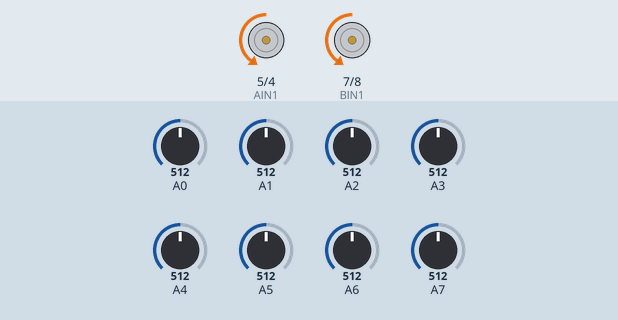
This sketch was run on a simulated SparkFun Pro Micro, built with avr-gcc and run on an emulated ATmega32U4. On the bench: motor-driver pin pairs drawn as motors (green arrow = first pin HIGH = forward, orange = second pin HIGH = backward, longer = more drive, scaled by the enable pin). The inputs (shaded band) are chosen by the test bench; at power-on: A1 = 512, A7 = 512, A6 = 512, A3 = 512, A4 = 512, A0 = 512, A2 = 512, A5 = 512.

Above: at 1.2 s.
1.3 s: A1 set to 716
At 3.2 s:
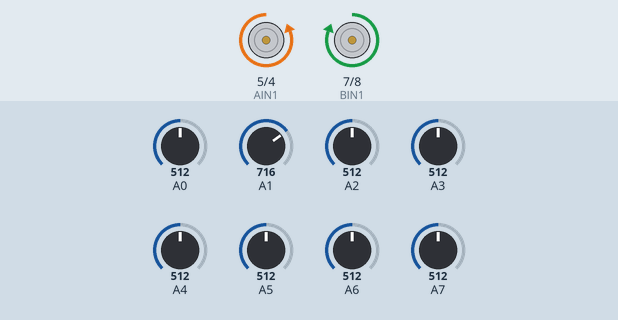
3.6 s: A7 set to 716
At 3.75 s:
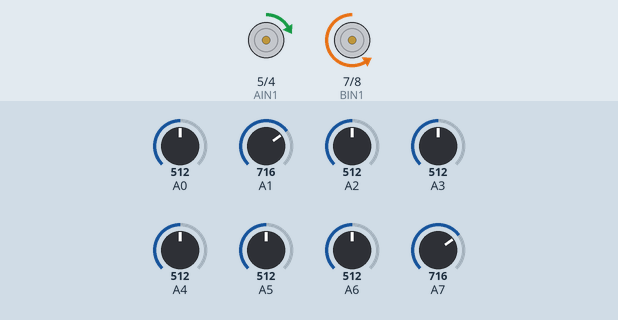
6.6 s: A6 set to 306
At 6.77 s:
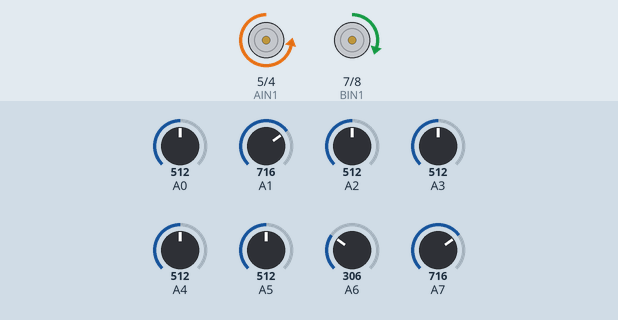
9.6 s: A3 set to 90
11.1 s: A4 set to 701
At 11.7 s:
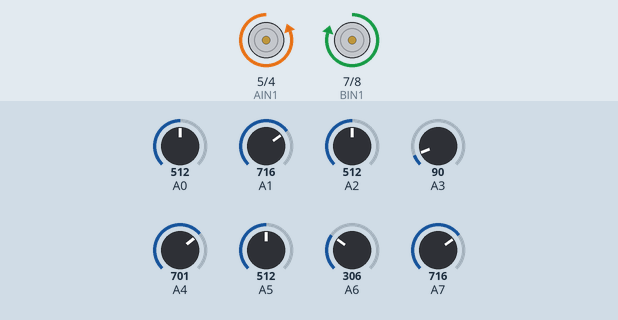
14.1 s: A4 set to 725
At 30.41 s:
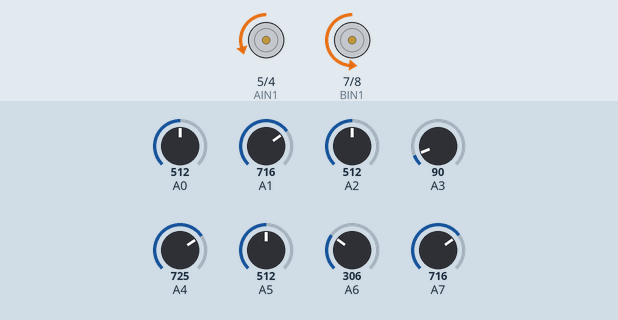
Timing chart, 0 to 30.7 s (numbered marks = the images above; inputs shaded):
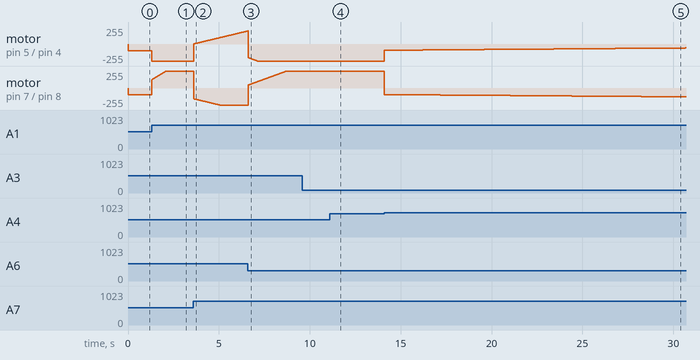

Measured:
- the behaviour switches between 712 and 713 on A4 (found by bisection; images 4 and 5)
- after the input at 1.3 s, motor on pin 5 (AIN1) / pin 4 (AIN2): backward 100/255 → backward 255/255 at once; motor on pin 7 (BIN1) / pin 8 (BIN2): moves from backward 100/255 to forward 255/255 over 0.79 s, starting at once
- after the input at 3.6 s, motor on pin 5 (AIN1) / pin 4 (AIN2): moves from backward 255/255 to forward 196/255 over 3.0 s, starting at once; motor on pin 7 (BIN1) / pin 8 (BIN2): moves from forward 255/255 to backward 255/255 over 1.4 s, starting at once
- after the input at 6.6 s, motor on pin 7 (BIN1) / pin 8 (BIN2): moves from backward 255/255 to forward 255/255 over 2.1 s, starting at once
- after the input at 11.1 s, motor on pin 7 (BIN1) / pin 8 (BIN2): forward 255/255 → forward 250/255 at once, → forward 251/255 0.22 s later, → forward 252/255 0.57 s later, → forward 253/255 0.57 s later, … (6 changes in this stretch)
- after the input at 14.1 s, motor on pin 5 (AIN1) / pin 4 (AIN2): moves from backward 255/255 to backward 59/255 over 16.6 s, starting at once; motor on pin 7 (BIN1) / pin 8 (BIN2): moves from forward 255/255 to backward 133/255 over 16.6 s, starting at once

The sketch:

PID-Veloras.ino
```cpp
// Source: https://github.com/NicolasU-N/raptor/blob/master/raptor_nl_pid.ino
// Arduino Pro Micro, TB6612 driver, Pololu QTR-8 sensor
// Adaptado por: @NicolasU-N Y @OrlandoMurcia1

// TB6612 driver pinout
//const int STBY = 15; // standby
const int PWMA = 10; // speed and direction control motor A (left)
const int AIN1 = 5;
const int AIN2 = 4;
const int PWMB = 9; // speed and direction control motor B (right)
const int BIN1 = 7;
const int BIN2 = 8;

// Pololu QTR-8A analog array readout
#include <QTRSensors.h>
QTRSensorsAnalog qtra((unsigned char[]) {7, 6, 5, 4, 3, 2,1,0}, 8,4,13);
unsigned int IR[8];

// parameters and variables for non linear PID
const int vmin=80; //Estaba 80
const int vmax=100; // 150
const float kp=0.2;
const float ki=0.0007;
const float kd=0.9;
const float kv=0.07;
int p,d,u,vbase;
long i=0;
int p_old=0;

void setup() {
    pinMode(AIN1,OUTPUT);
    pinMode(AIN2,OUTPUT);
    pinMode(PWMA,OUTPUT);
    pinMode(PWMB,OUTPUT);
    pinMode(BIN1,OUTPUT);
    pinMode(BIN2,OUTPUT);
}

void loop()
{
  //digitalWrite(STBY, HIGH);

  qtra.read(IR); // read raw sensor values

  p = -7*IR[0]-5*IR[1]-3*IR[2]-IR[3]+IR[4]+3*IR[5]+5*IR[6]+7*IR[7];
  i=i+p;
  d=p-p_old;
  p_old=p;
  if ((p*i)<0) i=0;  // integral windup

  u=kp*p+ki*i+kd*d;
  vbase=vmin+(vmax-vmin)*exp(-kv*abs(kp*p));
  drive(vbase+u,vbase-u);

}

void drive(int L, int R) // speed for wheels Left and Right, positive is forward
{
  L=constrain(L,-255,255); // avoid PWM overflow
  R=constrain(R,-255,255);

  digitalWrite(AIN1, L<0); // Estaba <       switch < and >= if left wheel doesnt spin as expected
  digitalWrite(AIN2, L>=0);// >=
  analogWrite(PWMA, abs(L));

  digitalWrite(BIN1, R<0); // Estaba <       switch < and >= if left wheel doesnt spin as expected
  digitalWrite(BIN2, R>=0);// >=
  analogWrite(PWMB, abs(R));
}
```
